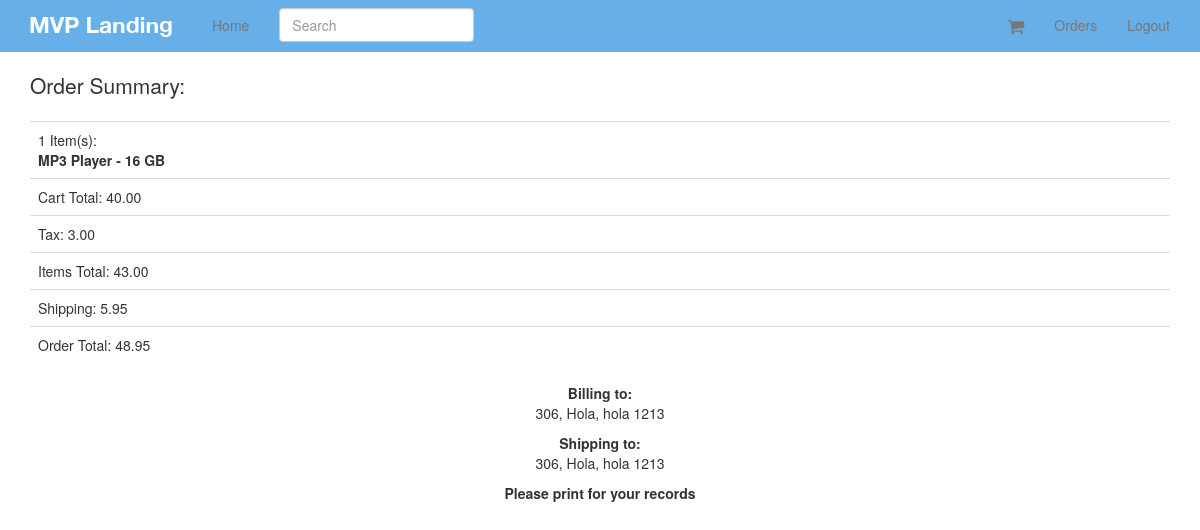
Page /orders/36 (signed in) on the committed database.
### orders/models.py (models this page shows, shortened)
class Order(models.Model):
    status = models.CharField(max_length=120, choices=ORDER_STATUS_CHOICES,default='created')
    cart = models.ForeignKey(Cart)
    user = models.ForeignKey(UserCheckout,null=True)
    billing_address = models.ForeignKey(UserAddress,related_name="billing_address",null=True)
    shipping_address = models.ForeignKey(UserAddress,related_name="shiping_address",null=True)
    shipping_total_price = models.DecimalField(max_digits=50,decimal_places=2,default=5.95)
    order_total = models.DecimalField(max_digits=50,decimal_places=2)
    order_id = models.CharField (max_length=20,null=True,blank=True)
    class Meta:
        ordering = ["-id"]

class UserAddress(models.Model):
    user = models.ForeignKey(UserCheckout)
    type = models.CharField(max_length=120,choices=ADDRESS_TYPE)
    street = models.CharField(max_length=120)
    city = models.CharField(max_length=120)
    state = models.CharField(max_length=120)
    zip_code = models.CharField(max_length=120)
    def get_address(self):
        return "%s, %s, %s %s" % (self.street,self.city,self.state, self.zip_code)

### carts/models.py (models this page shows, shortened)
class Cart(models.Model):
    user = models.ForeignKey(settings.AUTH_USER_MODEL,null=True,blank=True)
    items = models.ManyToManyField(Variation,through=CartItem)
    timestamp = models.DateTimeField(auto_now_add=True,auto_now = False)
    updated = models.DateTimeField(auto_now_add=False, auto_now = True)
    subtotal = models.DecimalField(max_digits=50,decimal_places=2,default=25.00)
    tax_percentage = models.DecimalField(max_digits=10,decimal_places=5,default=0.085)
    tax_total = models.DecimalField(max_digits=50,decimal_places=2,default=25.00)
    total = models.DecimalField(max_digits=50,decimal_places=2,default=25.00)

class CartItem(models.Model):
    cart = models.ForeignKey("Cart")
    item = models.ForeignKey(Variation)
    quantity = models.PositiveIntegerField(default=1)
    line_item_total = models.DecimalField(max_digits=10,decimal_places=2)

### products/models.py (models this page shows, shortened)
class Variation(models.Model):
    product = models.ForeignKey(Product)
    title = models.CharField(max_length=120)
    price = models.DecimalField(decimal_places=2,max_digits=20)
    sale_price = models.DecimalField(decimal_places=2,max_digits=20,null=True,blank=True)
    active = models.BooleanField(default=True)
    inventory = models.PositiveIntegerField(null=True,blank=True ) #se refiere none == ilimitada cantidad
    def get_title(self):
        return "%s - %s" % (self.product.title , self.title)

class Product(models.Model):
    title = models.CharField(max_length=120)
    description = models.TextField(blank=True, null=True)
    price = models.DecimalField(decimal_places=2,max_digits=20)
    active = models.BooleanField(default=True)
    categories = models.ManyToManyField('Category',blank=True)
    default = models.ForeignKey('Category',related_name="default_category",null=True,blank=True)
    objects = ProductManager()
    class Meta:
        ordering =["-title"]

### orders/views.py (the view)
# urls.py: url(r'^orders/(?P<pk>\d+)$',OrderDetail.as_view(), name="order_detail"),
class OrderDetail(DetailView):
    model = Order
    def dispatch(self,request,*args,**kwargs):
        try:
            user_check_id = self.request.session.get("user_checkout_id")
            user_checkout = UserCheckout.objects.get(id = user_check_id)
            print "Hola"
        except UserCheckout.DoesNotExist:
            user_checkout = UserCheckout.objects.get(user = request.user)
            print "eit"
        except:
            user_checkout = None
            print "oyh"
        obj = self.get_object()
        if obj.user == user_checkout and user_checkout is not None:
            return super(OrderDetail, self).dispatch(request,*args, **kwargs)
        else:
            raise Http404

### orders/templates/orders/order_detail.html
{% extends "base.html" %}
{% block content %}
{% include "orders/order_summary_short.html" with order=order %}
<p><b/>Please print for your records<b/></p>
{% endblock %}

### orders/templates/orders/order_summary_short.html
<p class="lead">Order Summary:</p>
<table class="table">
    <tr><td>{{ order.cart.cartitem_set.count }} Item(s):<br/>{% for i in order.cart.cartitem_set.all %}
    <b>{{ i.item.get_title }}</b><br/>
    {% endfor %}
    </ul></td></tr>
    <tr><td>Cart Total: {{ order.cart.subtotal }}</td></tr>
    <tr><td>Tax: {{ order.cart.tax_total }}</td></tr>
    <tr><td>Items Total: {{ order.cart.total }}</td></tr>
    <tr><td>Shipping: {{ order.shipping_total_price }}</td></tr>
    <tr><td>Order Total: {{ order.order_total }}</td></tr>
</table>
</div>
<div class="col-sm-4 col-sm-offset-4 text-center">
<p>
    <b>Billing to:</b><br/>
    {{ order.billing_address.get_address }}
</p>
<p>
    <b>Shipping to:</b><br/>
    {{ order.shipping_address.get_address }}
</p>

### static_in_pro/our_static/css/navbar-static-top.css (style rules this page uses)
body { min-height: 1000px; }

### rows in the picture
Order: cart.cartitem_set.count "1", cart.subtotal "40.00", cart.tax_total "3.00", cart.total "43.00", shipping_total_price "5.95", order_total "48.95", billing_address.get_address "306, Hola, hola 1213", shipping_address.get_address "306, Hola, hola 1213"
CartItem: item.get_title "MP3 Player - 16 GB"
